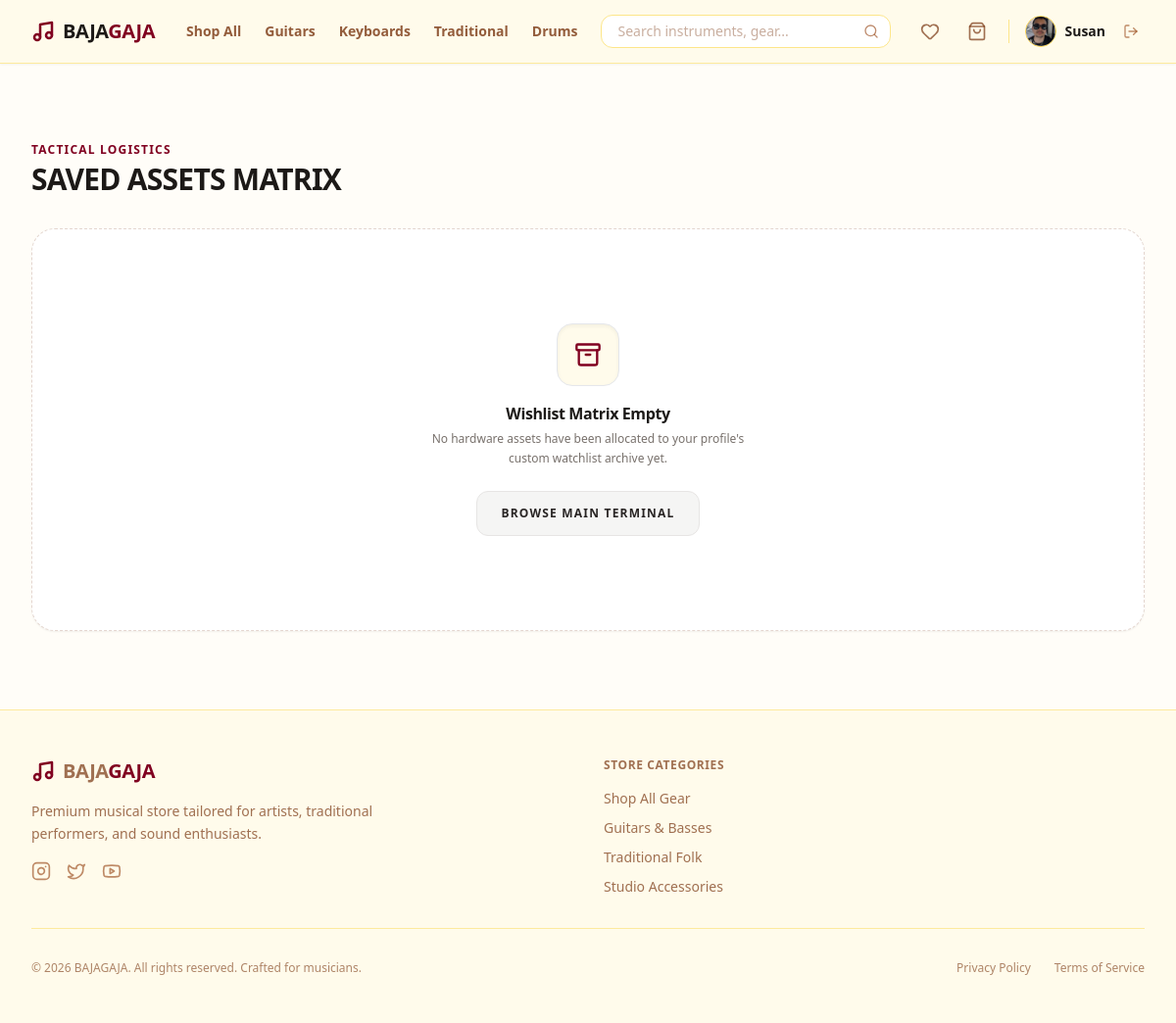
The app's page /wishlist/ (signed in), older data.
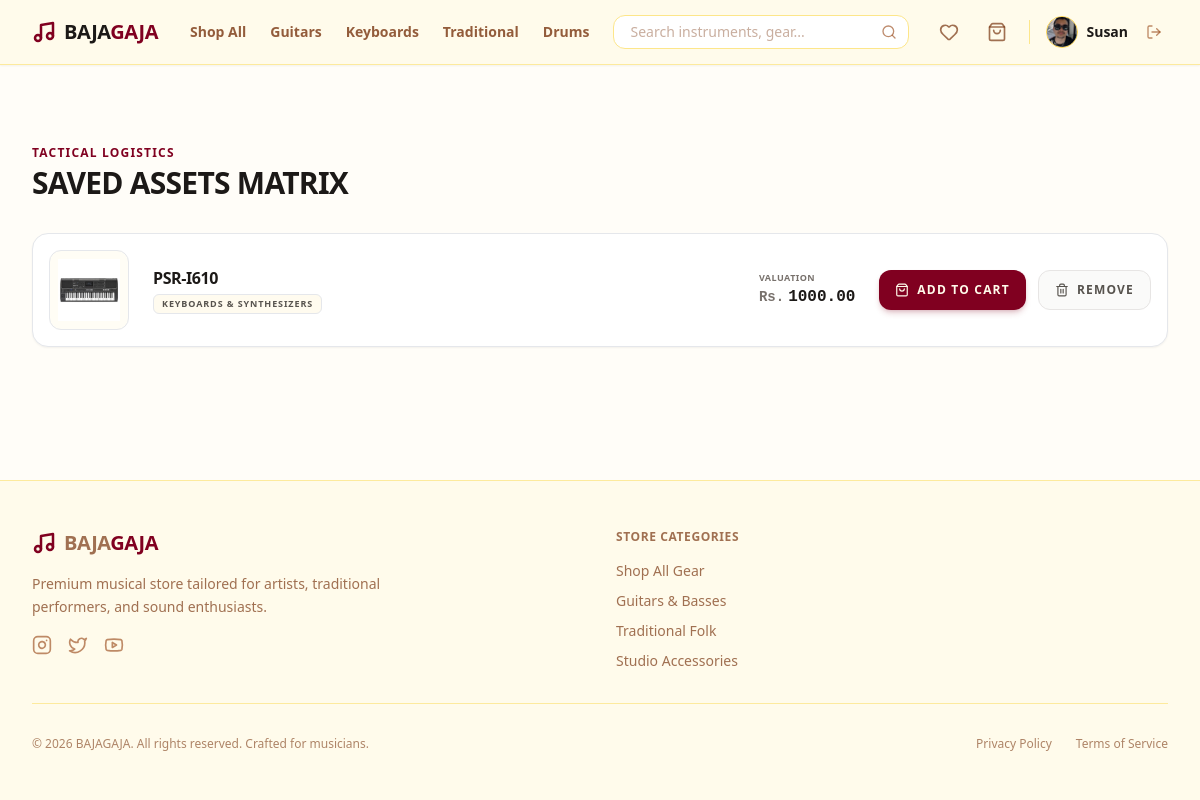
The same page, newer data.
### bg_app/models.py (models this page shows, shortened)
class User(AbstractUser):
    phone = models.CharField(max_length=20, blank=True)
    address = models.TextField(blank=True)
    profile_picture = models.ImageField(upload_to='images/user/', blank=True, null=True)

class Wishlist(models.Model):
    customer = models.ForeignKey(User, on_delete=models.CASCADE, related_name='wishlist_items')
    product = models.ForeignKey(Product, on_delete=models.CASCADE)
    added_at = models.DateTimeField(auto_now_add=True)
    class Meta:
        unique_together = ('customer', 'product')

class Product(models.Model):
    class Category(models.TextChoices):
        GUITARS = 'guitars', 'Guitars & Basses'
        KEYBOARDS = 'keyboards', 'Keyboards & Synthesizers'
        DRUMS = 'drums', 'Drums & Percussion'
        TRADITIONAL = 'traditional', 'Traditional & Folk'
        WIND = 'wind', 'Wind & Brass'
        STUDIO = 'studio', 'Studio & Recording'
        AMPS_EFFECTS = 'amps_effects', 'Amps & Effect Pedals'
        ACCESSORIES = 'accessories', 'Accessories & Cables'
    class Condition(models.TextChoices):
        NEW = 'new', 'Brand New (Sealed)'
        REFURBISHED = 'refurbished', 'Factory Refurbished'
        USED = 'used', 'Pre-Owned / Good'
    brand = models.ForeignKey(Brand, on_delete=models.SET_NULL, null=True, related_name='products')
    name = models.CharField(max_length=255)
    category = models.CharField(max_length=20, choices=Category.choices)
    condition = models.CharField(max_length=20, choices=Condition.choices, default=Condition.NEW)
    description = models.TextField()
    price = models.DecimalField(max_digits=10, decimal_places=2)
    stock = models.PositiveIntegerField(default=0)
    product_image = models.ImageField(upload_to='images/products/')
    sku = models.CharField(max_length=100, unique=True, blank=True, null=True)
    is_active = models.BooleanField(default=True)
    created_at = models.DateTimeField(auto_now_add=True)

### bg_app/views/wishlists_view.py (the view)
# urls.py: path('wishlist/', wishlist_view, name='wishlist'),
@login_required
def wishlist_view(request):
    wishlist_items = Wishlist.objects.filter(customer=request.user).order_by('-added_at')
    return render(request, 'main/wishlist_page.html', {'wishlist_items': wishlist_items})

### bg_app/templates/main/wishlist_page.html (shortened to what this page needs)
<!DOCTYPE html>
<html lang="en">
<head>
    {% load static %}
    <link href="{% static 'css/styles.css' %}" rel="stylesheet" />
</head>
<body class="bg-amber-50/30 text-stone-900 font-sans min-h-screen flex flex-col">
    {% include 'components/_navbar.html' %}
    <main class="flex-grow max-w-7xl w-full mx-auto px-4 sm:px-6 lg:px-8 py-12 lg:py-20 space-y-8">
        <div>
            <h1 class="text-xs font-bold uppercase tracking-widest text-[#800020] mb-1">Tactical Logistics</h1>
            <p class="text-2xl lg:text-3xl font-black tracking-tight text-stone-900 uppercase">Saved Assets Matrix</p>
        </div>
        <div class="w-full">
            {% if wishlist_items %}
                <div class="space-y-4">
                    {% for item in wishlist_items %}
                        <div class="bg-white border border-amber-900/15 rounded-2xl p-4 flex flex-col sm:flex-row items-center justify-between gap-6 hover:border-amber-900/30 transition-all shadow-sm group">
                            <a href="/products/{{ item.product.id }}/" class="flex flex-col sm:flex-row items-center gap-6 flex-grow w-full">
                                <div class="w-20 h-20 bg-amber-50/50 border border-amber-900/15 rounded-xl overflow-hidden flex items-center justify-center p-2 flex-shrink-0">
                                    {% if item.product.product_image %}
                                        <img src="{{ item.product.product_image.url }}" alt="{{ item.product.name }}" class="w-full h-full object-contain group-hover:scale-105 transition-transform duration-500">
                                    {% else %}
                                        <i data-lucide="music" class="w-6 h-6 text-stone-400"></i>
                                    {% endif %}
                                </div>
                                <div class="space-y-2 text-center sm:text-left flex-grow">
                                    <div class="flex flex-col items-center sm:items-start gap-1">
                                        <h3 class="font-bold text-stone-900 text-base tracking-tight group-hover:text-[#800020] transition-colors">
                                            {{ item.product.name }}
                                        </h3>
                                        <span class="bg-amber-50/80 border border-amber-900/15 text-[9px] font-black uppercase tracking-widest text-stone-600 px-2 py-0.5 rounded-md">
                                            {{ item.product.get_category_display }}
                                        </span>
                                    </div>
                                </div>
                            </a>
                            <div class="flex flex-row sm:items-center justify-between sm:justify-end gap-6 w-full sm:w-auto border-t sm:border-t-0 border-amber-900/10 pt-4 sm:pt-0">
                                <div class="flex flex-col">
                                    <span class="text-[9px] uppercase font-bold tracking-wider text-stone-500">Valuation</span>
                                    <div class="flex items-baseline gap-1">
                                        <span class="text-sm font-mono font-bold text-stone-500">Rs.</span>
                                        <span class="text-base font-mono font-black text-stone-900">{{ item.product.price|floatformat:2 }}</span>
                                    </div>
                                </div>
                                <div class="flex items-center gap-3">
                                    {% if item.product.stock > 0 %}
                                        <a href="/cart/add/{{ item.product.id }}/" class="bg-[#800020] hover:bg-[#600018] text-amber-50 font-bold h-10 px-4 rounded-xl transition-all flex items-center justify-center gap-2 text-xs uppercase tracking-widest shadow-md shadow-[#800020]/20 whitespace-nowrap">
                                            <i data-lucide="shopping-bag" class="w-3.5 h-3.5"></i>
                                            <span>Add to Cart</span>
                                        </a>
                                    {% else %}
                                        <button disabled class="bg-stone-100 text-stone-400 font-bold h-10 px-4 rounded-xl border border-stone-200 flex items-center justify-center gap-2 text-xs uppercase tracking-widest cursor-not-allowed whitespace-nowrap">
                                            <i data-lucide="slash" class="w-3.5 h-3.5"></i>
                                            <span>Out of Stock</span>
                                        </button>
                                    {% endif %}
                                    <a href="/products/wishlist/remove/{{ item.product.id }}/" class="bg-stone-50 hover:bg-rose-50 text-stone-600 hover:text-rose-600 border border-stone-200 hover:border-rose-200 h-10 px-4 rounded-xl transition-all flex items-center justify-center gap-2 text-xs uppercase tracking-widest font-bold whitespace-nowrap" title="Remove Asset">
                                        <i data-lucide="trash-2" class="w-3.5 h-3.5"></i>
                                        <span>Remove</span>
                                    </a>
                                </div>
                            </div>
                        </div>
                    {% endfor %}
                </div>
            {% else %}
                <div class="flex flex-col items-center justify-center text-center py-24 border border-dashed border-amber-900/20 rounded-3xl bg-white shadow-sm">
                    <div class="w-16 h-16 bg-amber-50 border border-amber-900/15 rounded-2xl flex items-center justify-center mb-4 text-[#800020] shadow-inner">
                        <i data-lucide="archive" class="w-7 h-7"></i>
                    </div>
                    <h3 class="text-stone-900 font-bold text-base tracking-tight">Wishlist Matrix Empty</h3>
                    <p class="text-xs text-stone-500 mt-1 max-w-xs leading-relaxed mb-6">No hardware assets have been allocated to your profile's custom watchlist archive yet.</p>
                    <a href="/products/" class="bg-stone-100 hover:bg-stone-200 border border-stone-200 text-stone-800 font-black px-6 py-3.5 rounded-xl text-xs uppercase tracking-widest transition-all">
                        Browse Main Terminal
                    </a>
                </div>
            {% endif %}
        </div>
    </main>
    {% include 'components/_footer.html' %}
</body>
</html>

### bg_app/templates/components/_navbar.html (shortened to what this page needs)
<nav class="bg-amber-50 border-b border-amber-200/80 sticky top-0 z-50 font-sans text-amber-950 shadow-sm">
    <div class="max-w-7xl mx-auto px-4 sm:px-6 lg:px-8">
        <div class="flex justify-between h-16 items-center">
            <div class="flex items-center gap-8">
                <a href="/" class="flex items-center gap-2 text-xl font-black tracking-tight shrink-0">
                    <i data-lucide="music" class="w-6 h-6 text-[#800020] stroke-[2.5]"></i>
                    <span class="text-amber-950">BAJA<span class="text-[#800020]">GAJA</span></span>
                </a>
                <div class="hidden md:flex items-center gap-6 text-sm font-semibold text-amber-900/80">
                    <a href="/products/" class="hover:text-[#800020] transition-colors">Shop All</a>
                    <a href="/products/?category=guitars" class="hover:text-[#800020] transition-colors">Guitars</a>
                    <a href="/products/?category=keyboards" class="hover:text-[#800020] transition-colors">Keyboards</a>
                    <a href="/products/?category=traditional" class="hover:text-[#800020] transition-colors">Traditional</a>
                    <a href="/products/?category=drums" class="hover:text-[#800020] transition-colors">Drums</a>
                </div>
            </div>
            <div class="flex-1 max-w-md mx-6 hidden sm:block">
                <form action="/products/" method="GET" class="relative">
                    <input type="text" name="search" value="{{ request.GET.search }}" placeholder="Search instruments, gear..."
                        class="w-full bg-white border border-amber-200 rounded-xl pl-4 pr-9 py-1.5 text-sm text-amber-950 placeholder-amber-900/40 focus:outline-none focus:ring-2 focus:ring-[#800020] focus:border-[#800020] transition-all">
                    <button type="submit" class="absolute inset-y-0 right-0 flex items-center pr-3 text-amber-800/60 hover:text-[#800020]">
                        <i data-lucide="search" class="w-4 h-4"></i>
                    </button>
                </form>
            </div>
            <div class="flex items-center gap-4">
                {% if user.is_authenticated and not user.is_staff %}
                    <a href="/wishlist/" class="p-1.5 text-amber-900/70 hover:text-[#800020] transition-colors relative">
                        <i data-lucide="heart" class="w-5 h-5"></i>
                    </a>
                    <a href="/cart/" class="p-1.5 text-amber-900/70 hover:text-[#800020] transition-colors relative">
                        <i data-lucide="shopping-bag" class="w-5 h-5"></i>
                    </a>
                {% endif %}
                {% if user.is_authenticated %}
                    <div class="flex items-center gap-3">
                        <a href="/profile/" class="flex items-center gap-2 group">
                            {% if user.profile_picture %}
                                <img src="{{ user.profile_picture.url }}" alt="Profile" class="w-8 h-8 rounded-full object-cover border border-amber-300 group-hover:border-[#800020] transition-colors">
                            {% else %}
                                <div class="w-8 h-8 rounded-full bg-amber-100 border border-amber-200 flex items-center justify-center text-amber-800 group-hover:border-[#800020] transition-colors">
                                    <i data-lucide="user" class="w-4 h-4"></i>
                                </div>
                            {% endif %}
                            <span class="text-sm font-semibold hidden lg:block text-amber-950 group-hover:text-[#800020] transition-colors">{{ user.username }}</span>
                        </a>
                        <form action="/logout/" method="POST" class="inline">
                            <button type="submit" class="p-1.5 text-amber-800/60 hover:text-[#800020] transition-colors" title="Log Out">
                                <i data-lucide="log-out" class="w-4 h-4"></i>
                            </button>
                        </form>
                    </div>
                {% endif %}
            </div>
        </div>
    </div>
</nav>

### bg_app/templates/components/_footer.html
<footer class="bg-amber-50 text-amber-900/70 font-sans border-t border-amber-200/80 mt-auto">
    <div class="max-w-7xl mx-auto px-4 sm:px-6 lg:px-8 py-12">
        <div class="grid grid-cols-1 md:grid-cols-2 gap-8">
            <div class="space-y-4">
                <a href="/" class="flex items-center gap-2 text-xl font-black tracking-tight text-amber-950 shrink-0">
                    <i data-lucide="music" class="w-6 h-6 text-[#800020] stroke-[2.5]"></i>
                    <span>BAJA<span class="text-[#800020]">GAJA</span></span>
                </a>
                <p class="text-sm text-amber-900/70 leading-relaxed max-w-sm">
                    Premium musical store tailored for artists, traditional performers, and sound enthusiasts.
                </p>
                <div class="flex items-center gap-4 text-amber-800/60">
                    <a href="#" class="hover:text-[#800020] transition-colors"><i data-lucide="instagram" class="w-5 h-5"></i></a>
                    <a href="#" class="hover:text-[#800020] transition-colors"><i data-lucide="twitter" class="w-5 h-5"></i></a>
                    <a href="#" class="hover:text-[#800020] transition-colors"><i data-lucide="youtube" class="w-5 h-5"></i></a>
                </div>
            </div>
            <div>
                <h3 class="text-amber-950 text-xs font-bold uppercase tracking-wider mb-4">Store Categories</h3>
                <ul class="space-y-2.5 text-sm">
                    <li><a href="/products/" class="hover:text-[#800020] transition-colors">Shop All Gear</a></li>
                    <li><a href="/products/?category=guitars" class="hover:text-[#800020] transition-colors">Guitars & Basses</a></li>
                    <li><a href="/products/?category=traditional" class="hover:text-[#800020] transition-colors">Traditional Folk</a></li>
                    <li><a href="/products/?category=accessories" class="hover:text-[#800020] transition-colors">Studio Accessories</a></li>
                </ul>
            </div>
        </div>
        <hr class="border-amber-200/80 my-8">
        <div class="flex flex-col sm:flex-row justify-between items-center gap-4 text-xs text-amber-900/60">
            <div>
                &copy; 2026 BAJAGAJA. All rights reserved. Crafted for musicians.
            </div>
            <div class="flex gap-6">
                <a href="/privacy-policy/" class="hover:text-[#800020] transition-colors">Privacy Policy</a>
                <a href="/terms-of-service/" class="hover:text-[#800020] transition-colors">Terms of Service</a>
            </div>
        </div>
    </div>
</footer>

Row changes from the older to the newer data that the page shows:
added Wishlist: product.product_image (picture), product.name "PSR-I610", product.category "KEYBOARDS & SYNTHESIZERS", product.price "1000.00"
Text that changed along with them:
text no longer shown: "Wishlist Matrix Empty No hardware assets have been allocated to your profile's custom watchlist archive yet. BROWSE MAIN TERMINAL"
